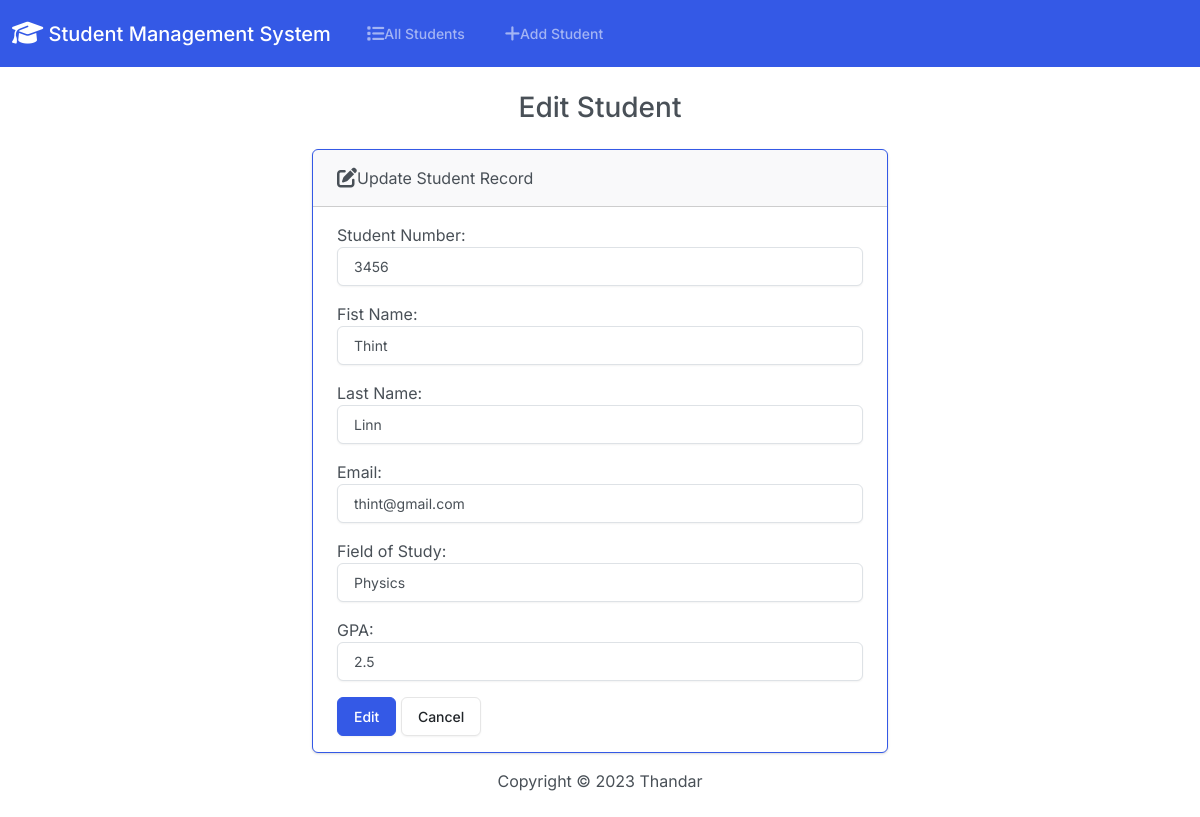
The page /edit/3/ on the database its author committed.
### app/models.py (models this page shows, shortened)
class student(models.Model):
    student_number = models.PositiveIntegerField()
    first_name = models.CharField(max_length=50)
    last_name = models.CharField(max_length=50)
    email = models.EmailField(max_length=100)
    field_of_study = models.CharField(max_length=50)
    gpa = models.FloatField()

### app/views.py (the view)
# urls.py: path('edit/<int:id>/', views.edit, name='edit'),
def edit(request, id):
  if request.method == 'POST':
    students = student.objects.get(pk=id)
    form = StudentForm(request.POST, instance=students)
    if form.is_valid():
      form.save()
      return render(request, 'students/edit.html', {
        'form': form,
        'success': True
      })
  else:
    students = student.objects.get(pk=id)
    form = StudentForm(instance=students)
  return render(request, 'students/edit.html', {
    'form': form
  })

### app/forms.py
class StudentForm(forms.ModelForm):
    class Meta:
        model = student
        fields = ['student_number', 'first_name', 'last_name', 'email', 'field_of_study', 'gpa']
        labels = {
            'student_number': 'Student Number',
            'first_name': 'Fist Name',
            'last_name': 'Last Name',
            'field_of_study': 'Field of Study',
            'gpa': 'GPA'
        }
        widgets = {
            'student_number': forms.NumberInput(attrs={'class': 'form-control'}),
            'first_name': forms.TextInput(attrs={'class': 'form-control'}),
            'last_name': forms.TextInput(attrs={'class': 'form-control'}),
            'email': forms.EmailInput(attrs={'class': 'form-control'}),
            'field_of_study': forms.TextInput(attrs={'class': 'form-control'}),
            'gpa': forms.NumberInput(attrs={'class': 'form-control'}),
            }

### app/templates/students/edit.html (shortened to what this page needs)
{% extends 'students/base.html' %}
{% block body %}
<h3 class="text-center m-4">Edit Student</h3>
{% if success %}
    <div class="alert alert-success" role="alert">
        The student updated successfully.
        <a href="{% url 'index' %}" class="alert-link">Go to home page</a>
    </div>
{% else %}
    <div class="row justify-content-center">
        <div class="col-6">
            <div class="card border-primary mb-3">
                <div class="card-header">
                    <i class="fa-solid fa-pen-to-square fa-lg"></i>Update Student Record
                </div>
                <div class="card-body">
                    <form action="" method="POST">
                        {{form.as_p}}
                        <button type="submit" class="btn btn-primary">Edit</button>
                        <a href="{% url 'index' %}" class="btn btn-secondary">Cancel</a>
                    </form>
                </div>
              </div>
        </div>
    </div>
{% endif %}
{% endblock %}

### rows shown on the page
student: student_number "3456", first_name "Thint", last_name "Linn", email "thint@gmail.com", field_of_study "Physics", gpa "2.5"
